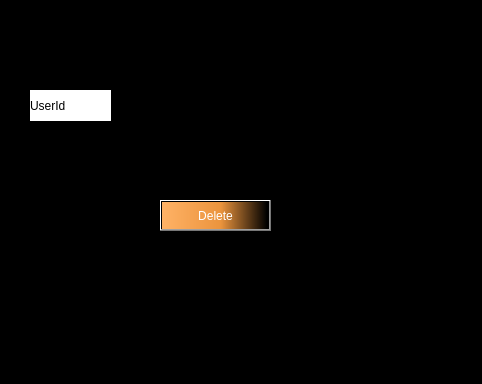
<?xml version="1.0" encoding="UTF-8"?>
<ui version="4.0">
 <class>deleterecord</class>
 <widget class="QMainWindow" name="deleterecord">
  <property name="geometry">
   <rect>
    <x>0</x>
    <y>0</y>
    <width>482</width>
    <height>384</height>
   </rect>
  </property>
  <property name="maximumSize">
   <size>
    <width>700</width>
    <height>700</height>
   </size>
  </property>
  <property name="windowTitle">
   <string>Delete Account</string>
  </property>
  <property name="windowIcon">
   <iconset resource="Resources/deleteresource.qrc">
    <normaloff>:/image/Delete_Icon.png</normaloff>:/image/Delete_Icon.png</iconset>
  </property>
  <property name="styleSheet">
   <string notr="true">background-color: rgb(0, 0, 0);
</string>
  </property>
  <widget class="QWidget" name="centralwidget">
   <widget class="QLabel" name="label">
    <property name="geometry">
     <rect>
      <x>30</x>
      <y>90</y>
      <width>81</width>
      <height>31</height>
     </rect>
    </property>
    <property name="styleSheet">
     <string notr="true">font: 14pt &quot;MS Shell Dlg 2&quot;;
background-color: rgb(255, 255, 255);</string>
    </property>
    <property name="text">
     <string>UserId</string>
    </property>
   </widget>
   <widget class="QLineEdit" name="txtuserid">
    <property name="geometry">
     <rect>
      <x>150</x>
      <y>90</y>
      <width>151</width>
      <height>31</height>
     </rect>
    </property>
    <property name="styleSheet">
     <string notr="true">font: 14pt &quot;MS Shell Dlg 2&quot;;

color: rgb(255, 255, 255);</string>
    </property>
   </widget>
   <widget class="QPushButton" name="btndelete">
    <property name="geometry">
     <rect>
      <x>160</x>
      <y>200</y>
      <width>111</width>
      <height>31</height>
     </rect>
    </property>
    <property name="styleSheet">
     <string notr="true">font: 14pt &quot;MS Shell Dlg 2&quot;;
background-color: qlineargradient(spread:pad, x1:0, y1:0, x2:1, y2:0, stop:0 rgba(255, 178, 102, 255), stop:0.55 rgba(235, 148, 61, 255), stop:0.98 rgba(0, 0, 0, 255), stop:1 rgba(0, 0, 0, 0));
color: rgb(255, 255, 255);</string>
    </property>
    <property name="text">
     <string>Delete</string>
    </property>
   </widget>
  </widget>
  <widget class="QStatusBar" name="statusbar"/>
 </widget>
 <resources>
  <include location="Resources/deleteresource.qrc"/>
 </resources>
 <connections/>
</ui>
